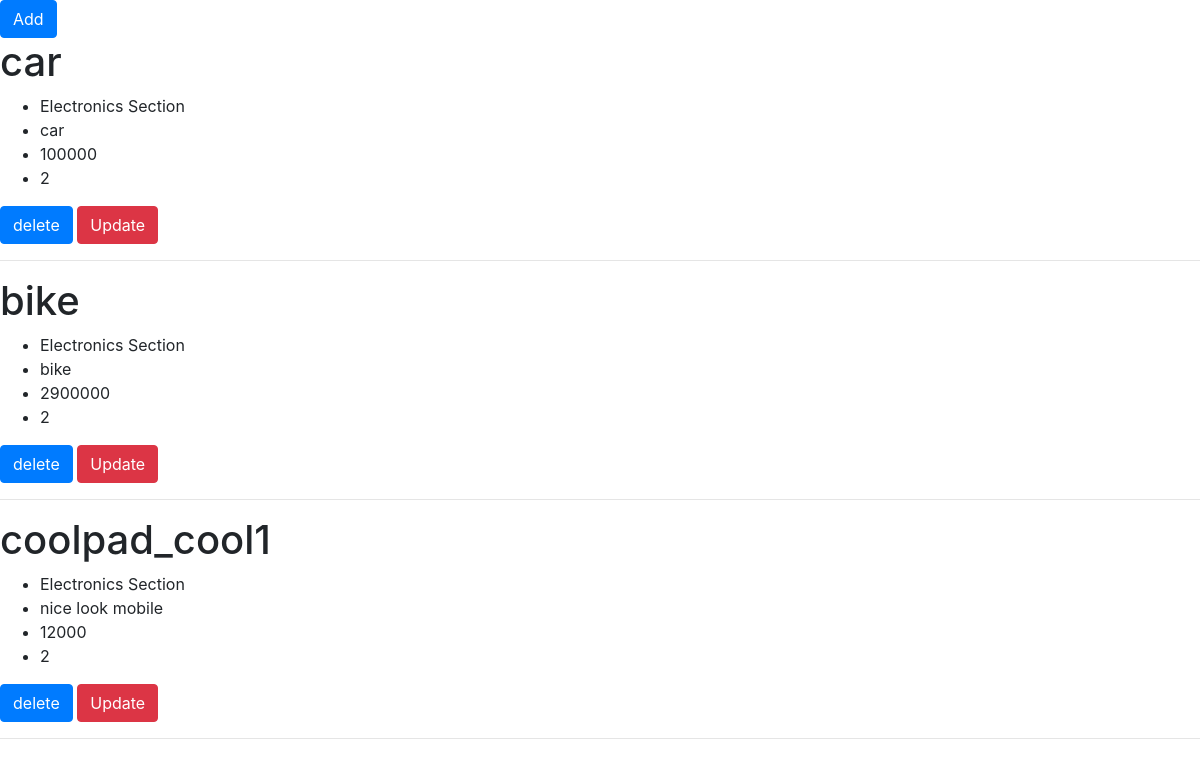
The page / on the database its author committed.
### inventory_app/models.py (models this page shows, shortened)
class Products(models.Model):
    price=models.IntegerField()
    name=models.CharField(max_length=250)
    description=models.TextField()
    quantity=models.IntegerField(default=0)
    category=models.CharField(max_length=250)

### inventory_app/views.py (the view)
# urls.py: 2. Add a URL to urlpatterns:  path('', views.home, name='home')
def home(request):
    queryset=Products.objects.all()
    context={
        'qs':queryset,
    }
    return render(request,'home.html',context)

### templates/home.html (shortened to what this page needs)
<!doctype html>
<html lang="en">
  <head>
    <link rel="stylesheet" href="https://maxcdn.bootstrapcdn.com/bootstrap/4.0.0-beta.2/css/bootstrap.min.css">
  </head>
  <body>
    <a href="{% url 'add' %}"><button class='btn btn-primary'>Add</button></a>
    {% for q in qs %}
    <h1>{{q.name}}</h3>
      <ul>
        <li>{{q.category}}</li>
        <li>{{q.description}}</li>
        <li>{{q.price}} </li>
        <li>{{q.quantity}}</li>
      </ul>
      <a href="{% url 'delete' q.id %}"><button class='btn btn-primary'>delete</button></a>
      <a href="{% url 'update' q.id %}"><button class='btn btn-danger'>Update</button></a>
      <hr />
    {% endfor %}
  </body>
</html>

### rows shown on the page
Products: name "car", category "Electronics Section", description "car", price "100000", quantity "2"
Products: name "bike", category "Electronics Section", description "bike", price "2900000", quantity "2"
Products: name "coolpad_cool1", category "Electronics Section", description "nice look mobile", price "12000", quantity "2"
